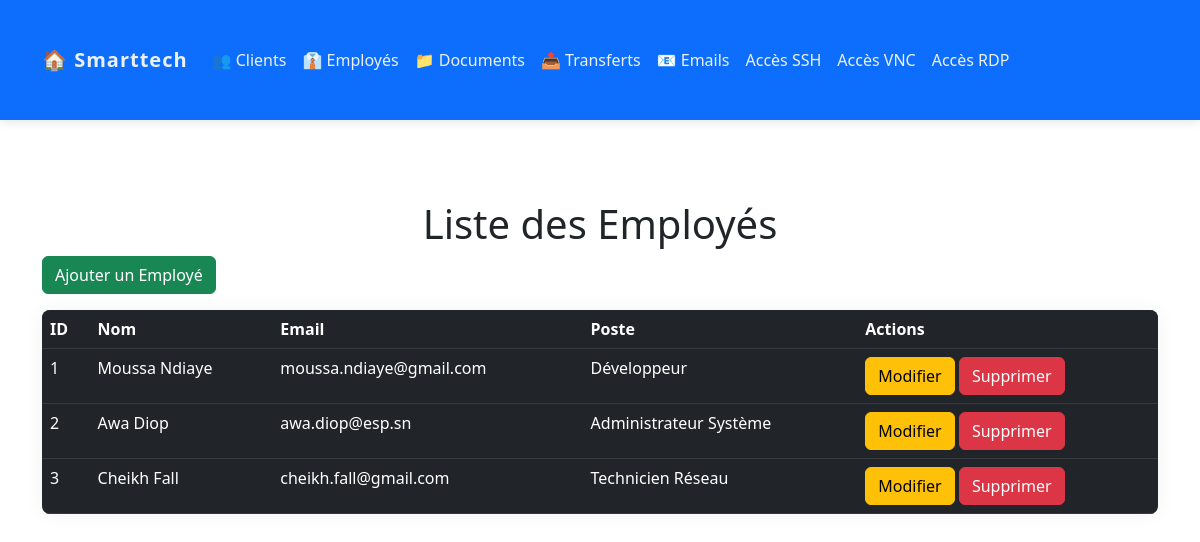
The page /create_employee.php on the database its author committed.
### tables this page shows
CREATE TABLE `employees` (
  `id` bigint(20) UNSIGNED NOT NULL PRIMARY KEY AUTO_INCREMENT,
  `nom` varchar(255) NOT NULL,
  `email` varchar(255) NOT NULL UNIQUE,
  `poste` varchar(255) NOT NULL,
  `created_at` timestamp NULL DEFAULT NULL,
  `updated_at` timestamp NULL DEFAULT NULL
);

### create_employee.php (the view, shortened to what this page needs)
<?php
include 'includes/header.php';
$host = 'localhost';
$dbname = 'smarttech';
$user = 'smarttech_user';
$pass = 'passer';
try {
   $pdo = new PDO("mysql:host=$host;dbname=$dbname", $user, $pass);
   $pdo->setAttribute(PDO::ATTR_ERRMODE, PDO::ERRMODE_EXCEPTION);
   $stmt = $pdo->query("SELECT * FROM employees");
   $employes = $stmt->fetchAll(PDO::FETCH_ASSOC);
} catch (PDOException $e) {
   die("Erreur de connexion : " . $e->getMessage());
}
?>
<!DOCTYPE html>
<html lang="fr">
<head>
   <link href="https://cdn.jsdelivr.net/npm/bootstrap@5.3.0/dist/css/bootstrap.min.css" rel="stylesheet">
</head>
<body>
   <div class="container mt-5">
       <h1 class="text-center">Liste des Employés</h1>
<a href="create_employee.php" class="btn btn-success mb-3">Ajouter un Employé</a>
       <table class="table table-dark table-hover">
           <thead>
               <tr>
                   <th>ID</th>
                   <th>Nom</th>
                   <th>Email</th>
                   <th>Poste</th>
                   <th>Actions</th>
               </tr>
           </thead>
           <tbody>
               <?php foreach ($employes as $employe) : ?>
                   <tr>
                       <td><?= $employe['id'] ?></td>
                       <td><?= $employe['nom'] ?></td>
                       <td><?= $employe['email'] ?></td>
                       <td><?= $employe['poste'] ?></td>
                       <td>
                           <a href="edit_employee.php?id=<?= $employe['id'] ?>" class="btn btn-warning">Modifier</a>
                           <a href="delete_employee.php?id=<?= $employe['id'] ?>" class="btn btn-danger">Supprimer</a>                      </td>
                   </tr>
               <?php endforeach; ?>
           </tbody>
       </table>
   </div>
</body>
</html>

### includes/header.php
    <link href="assets/css/bootstrap.min.css" rel="stylesheet">
    <link href="assets/css/style.css" rel="stylesheet">
    <link rel="stylesheet" href="https://cdnjs.cloudflare.com/ajax/libs/font-awesome/6.4.0/css/all.min.css">
<nav class="navbar navbar-expand-lg navbar-dark bg-primary">
    <div class="container">
        <a class="navbar-brand" href="dashboard.php">🏠 Smarttech</a>
        <div class="collapse navbar-collapse">
            <ul class="navbar-nav me-auto">
                <li class="nav-item">
                    <a class="nav-link" href="clients.php">👥 Clients</a>
                </li>
                <li class="nav-item">
                    <a class="nav-link" href="index.php">👔 Employés</a>
                </li>
                <li class="nav-item">
                    <a class="nav-link" href="documents.php">📁 Documents</a>
                </li>
                <li class="nav-item">
                    <a class="nav-link" href="file_transfer.php">📤 Transferts</a>
                </li>
                <li class="nav-item">
                    <a class="nav-link" href="send_mail.php">📧 Emails</a>
                </li>
		    <li class="nav-item"><a class="nav-link" href="ssh_access.php">Accès SSH</a></li>
        	    <li class="nav-item"><a class="nav-link" href="vnc_access.php">Accès VNC</a></li>
                    <li class="nav-item"><a class="nav-link" href="rdp_access.php">Accès RDP</a></li>
            </ul>
        </div>
    </div>
</nav>

### assets/css/style.css (style rules this page uses)
:root { --primary-color: #2c3e50; --secondary-color: #3498db; --success-color: #27ae60; --danger-color: #e74c3c; --light-color: #ecf0f1; --dark-color: #2c3e50; }
* { margin: 0; padding: 0; box-sizing: border-box; font-family: 'Segoe UI', sans-serif; }
body { background-color: #f8f9fa; min-height: 100vh; display: flex; flex-direction: column; }
.navbar { background-color: var(--primary-color) !important; box-shadow: 0 2px 10px rgba(0, 0, 0, 0.1); }
.navbar-brand { font-weight: 700; letter-spacing: 1px; color: var(--light-color) !important; }
.nav-link { color: var(--light-color) !important; transition: all 0.3s ease; }
.container { flex: 1; padding: 2rem; max-width: 1200px; }
.table { background-color: white; border-radius: 8px; overflow: hidden; box-shadow: 0 0 20px rgba(0, 0, 0, 0.05); }
.table thead { background-color: var(--primary-color); color: white; }
.btn { border-radius: 25px; padding: 0.5rem 1.5rem; transition: all 0.3s ease; }
.btn-danger { background-color: var(--danger-color); border-color: var(--danger-color); }
.container { animation: fadeIn 0.5s ease-out; }

### rows shown on the page
employees: id "1", nom "Moussa Ndiaye", email "moussa.ndiaye@gmail.com", poste "Développeur"
employees: id "2", nom "Awa Diop", email "awa.diop@esp.sn", poste "Administrateur Système"
employees: id "3", nom "Cheikh Fall", email "cheikh.fall@gmail.com", poste "Technicien Réseau"
